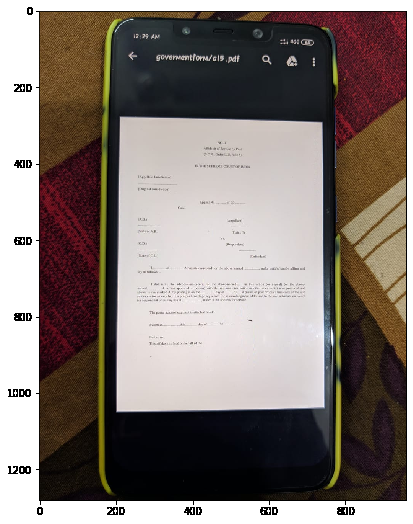
#> input picture app/test.png, 413 x 524 px
$ jupyter execute Untitled.ipynb   (shell and % lines are left out)
#> lines starting #> are read from the running program, lines starting #| are printed output that depends on the picture; after the words box and inside, x2 and y2 are one past the last pixel; in counts of white or black regions, pixels touching at a corner belong together
[cell 1]
import sys
import numpy as np
import pandas as pd
import matplotlib.pyplot as plt
import cv2

SMALL_HEIGHT = 800

def implt(img, cmp=None, t=''):
    """Show image using plt."""
    plt.imshow(img, cmap=cmp)
    plt.title(t)
    plt.show()


def resize(img, height=SMALL_HEIGHT, allways=False):
    """Resize image to given height."""
    if (img.shape[0] > height or allways):
        rat = height / img.shape[0]
        return cv2.resize(img, (int(rat * img.shape[1]), height))

    return img


def ratio(img, height=SMALL_HEIGHT):
    """Getting scale ratio."""
    return img.shape[0] / height

plt.rcParams['figure.figsize'] = (9.0, 9.0)

[cell 2]
IMG = "test.png"    # Image name/number
print(type(IMG))

[cell 3]
# Loading images and ploting it (converting to RGB from BGR)
image = cv2.cvtColor(cv2.imread("%s" % IMG), cv2.COLOR_BGR2RGB)
print(type(image))
#| <class 'numpy.ndarray'>
plt.imshow(image)

[cell 4]
def edges_det(img, min_val, max_val):
    """ Preprocessing (gray, thresh, filter, border) + Canny edge detection """
#> called with min_val = 200, max_val = 250
    img = cv2.cvtColor(resize(img), cv2.COLOR_BGR2GRAY)

    # Applying blur and threshold
    img = cv2.bilateralFilter(img, 9, 75, 75)
    img = cv2.adaptiveThreshold(img, 255, cv2.ADAPTIVE_THRESH_GAUSSIAN_C, cv2.THRESH_BINARY, 115, 4)
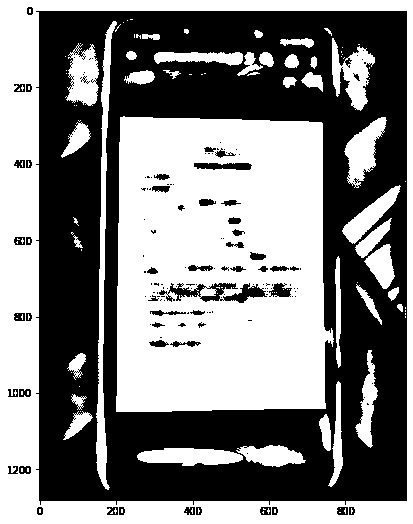
#> img: shape (524, 413); 51.1% white; 141 black regions (88 under 20 px), largest, box (x1, y1, x2, y2) and area: (36, 11, 407, 505) 101395, (159, 283, 267, 303) 975, (194, 163, 252, 170) 332
    implt(img, 'gray', 'Adaptive Threshold')

    # Median blur replace center pixel by median of pixels under kelner
    # => removes thin details
    img = cv2.medianBlur(img, 11)
#> img: shape (524, 413); 51.1% white; 31 black regions (13 under 20 px), largest, box (x1, y1, x2, y2) and area: (39, 11, 407, 501) 104334, (231, 285, 264, 302) 327, (172, 286, 201, 297) 229

    # Add black border - detection of border touching pages
    # Contour can't touch side of image
    img = cv2.copyMakeBorder(img, 5, 5, 5, 5, cv2.BORDER_CONSTANT, value=[0, 0, 0])
#> img: shape (534, 423); 48.9% white; 26 white regions, largest, box (x1, y1, x2, y2) and area: (121, 122, 342, 417) 58814, (5, 5, 418, 529) 35939, (348, 192, 404, 293) 2520
    implt(img, 'gray', 'Median Blur + Border')

    return cv2.Canny(img, min_val, max_val)
#> returned value: shape (534, 423); 3.6% white in thin lines or dots

[cell 5]
# Edge detection ()
edges_image = edges_det(image, 200, 250)

# Close gaps between edges (double page clouse => rectangle kernel)
edges_image = cv2.morphologyEx(edges_image, cv2.MORPH_CLOSE, np.ones((5, 11)))
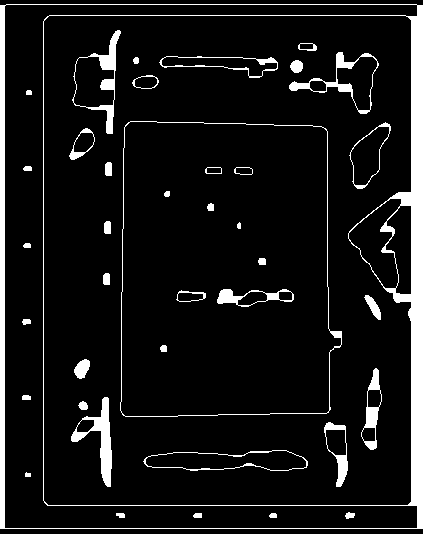
#> edges_image: shape (534, 423); 8.9% white; 40 white regions
implt(edges_image, 'gray', 'Edges')

[cell 6]
def four_corners_sort(pts):
    """ Sort corners: top-left, bot-left, bot-right, top-right"""
    diff = np.diff(pts, axis=1)
    summ = pts.sum(axis=1)
    return np.array([pts[np.argmin(summ)],
                     pts[np.argmax(diff)],
                     pts[np.argmax(summ)],
                     pts[np.argmin(diff)]])


def contour_offset(cnt, offset):
    """ Offset contour because of 5px border """
    cnt += offset
    cnt[cnt < 0] = 0
    return cnt


def find_page_contours(edges, img):
    """ Finding corner points of page contour """
    # Getting contours
    contours, hierarchy = cv2.findContours(edges, cv2.RETR_TREE, cv2.CHAIN_APPROX_SIMPLE)
#> contours = 63 contours, 3 with area under 20; largest, box (x1, y1, x2, y2) and area: (0, 4, 423, 529) 221117, (43, 15, 412, 506) 175813, (120, 121, 342, 417) 60094, (120, 121, 342, 417) 60022, (4, 4, 418, 529) 33182

    # Finding biggest rectangle otherwise return original corners
    height = edges.shape[0]
#> height = 534
    width = edges.shape[1]
#> width = 423
    MIN_COUNTOUR_AREA = height * width * 0.5
#> MIN_COUNTOUR_AREA = 112941
    MAX_COUNTOUR_AREA = (width - 10) * (height - 10)
#> MAX_COUNTOUR_AREA = 216412

    max_area = MIN_COUNTOUR_AREA
#> max_area = 112941
    page_contour = np.array([[0, 0],
                            [0, height-5],
                            [width-5, height-5],
                            [width-5, 0]])
#> page_contour = [[0, 0], [0, 529], [418, 529], [418, 0]]

    for cnt in contours:
        perimeter = cv2.arcLength(cnt, True)
        approx = cv2.approxPolyDP(cnt, 0.03 * perimeter, True)

        # Page has 4 corners and it is convex
        if (len(approx) == 4 and
                cv2.isContourConvex(approx) and
                max_area < cv2.contourArea(approx) < MAX_COUNTOUR_AREA):

            max_area = cv2.contourArea(approx)
            page_contour = approx[:, 0]
#> this loop made 63 passes
#> perimeter on passes 2, 3, 4, 7, 8, 9, 10, 11, 13, 14, 15, 16: 228, 278.4, 1785.6, 159.8, 86.38, 28.14, 258.2, 53.21, 51.31, 59.31, 56.28, 64.77
#> (perimeter, approx) on passes 1, 5, 6, 12, 24, 25: (1890.8, [[0, 5], [0, 528], [422, 528], [422, 5]]), (355.3, [[307, 465], [286, 450], [143, 461]]), (353, [[306, 466], [145, 459], [286, 450]]), (182.3, [[376, 368], [361, 432], [370, 449], [381, 401]]), (1011.7, [[128, 122], [122, 414], [328, 412], [326, 129]]), (1005.6, [[130, 121], [327, 131], [326, 413], [121, 412]])
#> after the loop, max_area = 112941

    # Sort corners and offset them
    page_contour = four_corners_sort(page_contour)
#> in four_corners_sort, `diff = np.diff(pts, axis=1)`: diff = [0, 529, 111, -418]
#> in four_corners_sort, `summ = pts.sum(axis=1)`: summ = [0, 529, 947, 418]
    return contour_offset(page_contour, (-5, -5))
#> in contour_offset, `cnt += offset`: cnt = [[-5, -5], [-5, 524], [413, 524], [413, -5]]

[cell 7]
page_contour = find_page_contours(edges_image, resize(image))
#> page_contour = [[0, 0], [0, 524], [413, 524], [413, 0]]
print("PAGE CONTOUR:")
print(page_contour)
#| [[  0   0]
#|  [  0 524]
#|  [413 524]
#|  [413   0]]
implt(cv2.drawContours(resize(image), [page_contour], -1, (0, 255, 0), 3))


# Recalculate to original scale
page_contour = page_contour.dot(ratio(image))
#> page_contour = [[0, 0], [0, 343.2], [270.5, 343.2], [270.5, 0]]

[cell 8]
def persp_transform(img, s_points):
    """ Transform perspective from start points to target points """
    # Euclidean distance - calculate maximum height and width
    height = max(np.linalg.norm(s_points[0] - s_points[1]),
                 np.linalg.norm(s_points[2] - s_points[3]))
#> height = 343.2
    width = max(np.linalg.norm(s_points[1] - s_points[2]),
                 np.linalg.norm(s_points[3] - s_points[0]))
#> width = 270.5

    # Create target points
    t_points = np.array([[0, 0],
                        [0, height],
                        [width, height],
                        [width, 0]], np.float32)
#> t_points = [[0, 0], [0, 343.2], [270.5, 343.2], [270.5, 0]]

    # getPerspectiveTransform() needs float32
    if s_points.dtype != np.float32:
        s_points = s_points.astype(np.float32)
#> s_points = [[0, 0], [0, 343.2], [270.5, 343.2], [270.5, 0]]

    M = cv2.getPerspectiveTransform(s_points, t_points)
#> M = [[1, 0, 0], [0, 1, 0], [0, 0, 1]]
    return cv2.warpPerspective(img, M, (int(width), int(height)))
#> returned value: shape (343, 270, 3)


newImage = persp_transform(image, page_contour)
implt(newImage, t='Result')
# Saving the result. Yay! (don't forget to convert colors bact to BGR)
cv2.imwrite("resultImage.jpg", cv2.cvtColor(newImage, cv2.COLOR_BGR2RGB))
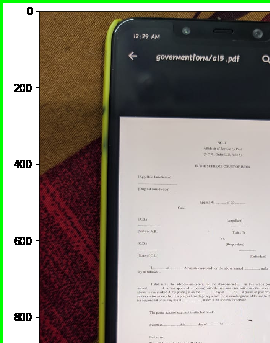
#> saved as resultImage.jpg: shape (343, 270, 3); mean B, G, R 129.7, 139.4, 144.8
#> Out = True

[cell 9]
# import the necessary packages
from imutils.perspective import four_point_transform
from imutils import contours
import numpy as np
import argparse
import imutils
import cv2


# define the answer key which maps the question number
# to the correct answer
ANSWER_KEY = {0: 1, 1: 4, 2: 0, 3: 3, 4: 1}

# load the image, convert it to grayscale, blur it
# slightly, then find edges
image = cv2.imread("test.png")
#> image is the input picture: shape (524, 413, 3); mean B, G, R 116.3, 121.3, 131.8
#print(image)
gray = cv2.cvtColor(image, cv2.COLOR_BGR2GRAY)
blurred = cv2.GaussianBlur(gray, (5, 5), 0)
edged = cv2.Canny(blurred, 75, 200)
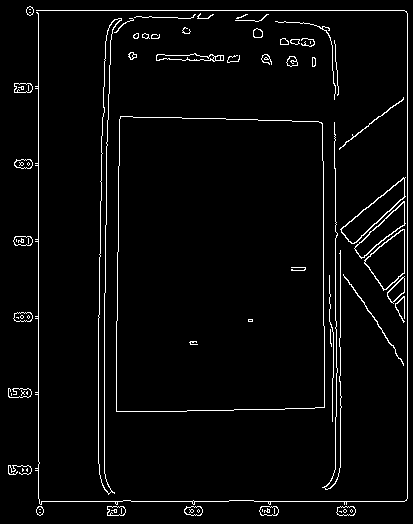
#> edged: shape (524, 413); 3.5% white in thin lines or dots
#print(type(edged))
# find contours in the edge map, then initialize
# the contour that corresponds to the document
cnts = cv2.findContours(edged.copy(), cv2.RETR_EXTERNAL,
	cv2.CHAIN_APPROX_SIMPLE)
#> cnts = 52 contours, 24 with area under 20; largest, box (x1, y1, x2, y2) and area: (116, 116, 325, 412) 59912, (98, 18, 122, 495) 2618, (364, 229, 405, 291) 1428, (340, 177, 406, 244) 1366, (354, 201, 406, 259) 936
cnts = imutils.grab_contours(cnts)

docCnt = None

# ensure that at least one contour was found
if len(cnts) > 0:
	# sort the contours according to their size in
	# descending order
	cnts = sorted(cnts, key=cv2.contourArea, reverse=True)

	# loop over the sorted contours
	for c in cnts:
		# approximate the contour
		peri = cv2.arcLength(c, True)
		approx = cv2.approxPolyDP(c, 0.02 * peri, True)
		# if our approximated contour has four points,
		# then we can assume we have found the paper
		if len(approx) == 4:
			docCnt = approx
			break
#> this loop made 1 pass
#> (peri, docCnt) on pass 1: (996, [[120, 116], [116, 411], [324, 407], [322, 123]])

# apply a four point perspective transform to both the
# original image and grayscale image to obtain a top-down
# birds eye view of the paper
implt(image)
paper = four_point_transform(image, docCnt.reshape(4, 2))
warped = four_point_transform(gray, docCnt.reshape(4, 2))
implt(paper)
cv2.imwrite("resultImage.jpg", cv2.cvtColor(paper, cv2.COLOR_BGR2RGB))
#> Out = True

[cell 10]
import numpy as np
import cv2 as cv
img = cv.imread('resultImage.jpg',0)
#> img: shape (295, 208); min 85, max 250, mean 211.6
ret,thresh = cv.threshold(img,127,255,0)
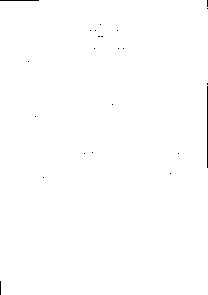
#> thresh: shape (295, 208); 99.7% white; black in thin lines or dots
contours,hierarchy = cv.findContours(thresh, 1, 2)
#> contours = 18 contours, 17 with area under 20; largest, box (x1, y1, x2, y2) and area: (0, 0, 208, 295) 60714

cnt = contours[0]
#> cnt = [[42, 177], [43, 176], [44, 177], [43, 178]]
M = cv.moments(cnt)
#> M = moments, m00 2, centre m10/m00, m01/m00 = (43, 177)
print( M )
#> (printed output is left out)
x,y,w,h = cv.boundingRect(cnt)
#> x = 42; y = 176; w = 3; h = 3
cv.rectangle(img,(x,y),(x+w,y+h),(0,255,0),2)
#> img: shape (295, 208); min 0, max 250, mean 211.5
print(h,w)
#| 3 3

[cell 11]
import cv2
import numpy as np

img = cv2.imread('resultImage.jpg')
#> img: shape (295, 208, 3)
gray = cv2.cvtColor(img,cv2.COLOR_BGR2GRAY)
#> gray: shape (295, 208)
edges = cv2.Canny(gray,50,150,apertureSize = 3)
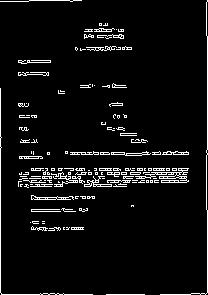
#> edges: shape (295, 208); 5.7% white in thin lines or dots
minLineLength = 100
maxLineGap = 10
lines = cv2.HoughLinesP(edges,1,np.pi/180,100,minLineLength,maxLineGap)
#> lines = 13 rows, first 6: [0, 136, 0, 88], [207, 149, 207, 36], [1, 294, 39, 294], [0, 292, 0, 148], [99, 168, 111, 168], [107, 174, 119, 174]
for x1,y1,x2,y2 in lines[0]:
    cv2.line(img,(x1,y1),(x2,y2),(0,255,0),2)
#> this loop made 1 pass
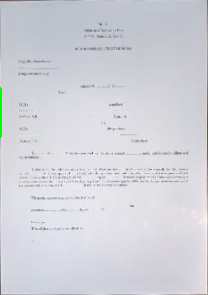
#> img: shape (295, 208, 3); mean B, G, R 217.8, 211.2, 209.8
implt(img)
cv2.imwrite('contour.jpg',img)
#> Out = True

[cell 12]
# [load_image]
argv="test2.png"
    # Check number of arguments
print(len(argv))
if len(argv) < 1:
    print ('Not enough parameters')
    print ('Usage:\nmorph_lines_detection.py < path_to_image >')

 # Load the image
src = cv2.imread(argv, cv2.IMREAD_COLOR)
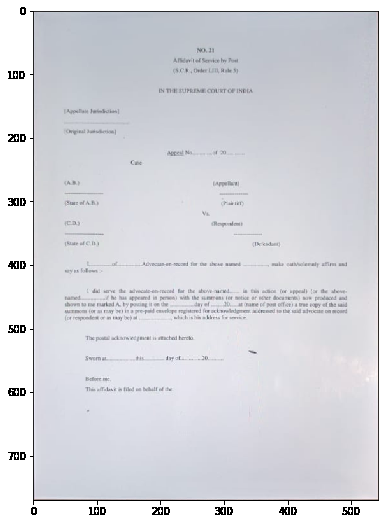
#> input picture app/test2.png, 385 x 524 px
#> src is the input picture: shape (524, 385, 3); mean B, G, R 221.3, 215.2, 214.2
 # Check if image is loaded fine
if src is None:
    print ('Error opening image: ' + argv[0])
# Show source image
plt.imshow(src)
 # [load_image]
    # [gray]
    # Transform source image to gray if it is not already

[cell 13]
if len(src.shape) != 2:
    gray = cv2.cvtColor(src, cv2.COLOR_BGR2GRAY)
#> gray: shape (524, 385)
else:
    gray = src
    # Show gray image
plt.imshow(gray)

[cell 14]
 # [gray]
    # [bin]
    # Apply adaptiveThreshold at the bitwise_not of gray, notice the ~ symbol
gray = cv2.bitwise_not(gray)
bw = cv2.adaptiveThreshold(gray, 255, cv2.ADAPTIVE_THRESH_MEAN_C, \
                                cv2.THRESH_BINARY, 15, -2)
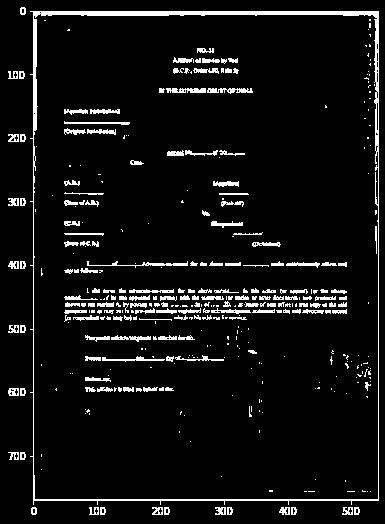
#> bw: shape (524, 385); 6.7% white; 371 white regions (211 under 20 px), largest, box (x1, y1, x2, y2) and area: (30, 11, 379, 505) 4015, (87, 261, 188, 268) 212, (207, 88, 253, 94) 172
    # Show binary image
plt.imshow(bw)

[cell 15]
ret, thresh = cv2.threshold(bw, 80, 255, cv2.THRESH_BINARY_INV)
plt.imshow(thresh)

contours, hierarchy = cv2.findContours(thresh, cv2.RETR_EXTERNAL, cv2.CHAIN_APPROX_SIMPLE)
#> contours = [[[0, 0], [0, 523], [384, 523], [384, 0]]]
print('Number of lines:', len(contours))
#| Number of lines: 1
img = cv2.drawContours(bw, contours, -1, (0,255,0), 3)
plt.imshow(img)
cv2.imwrite('gray1.png',img)
#> Out = True

[cell 16]
import cv2 as cv
# [bin]
    # [init]
    # Create the images that will use to extract the horizontal and vertical lines
horizontal = np.copy(bw)


#plt.imshow(horizontal)

vertical = np.copy(bw)
    # [init]
    # [horiz]
    # Specify size on horizontal axis
cols = horizontal.shape[1]
#> cols = 385
horizontal_size = cols // 30
#> horizontal_size = 12
    # Create structure element for extracting horizontal lines through morphology operations
horizontalStructure = cv.getStructuringElement(cv.MORPH_RECT, (horizontal_size, 1))
    # Apply morphology operations
horizontal = cv.erode(horizontal, horizontalStructure)
#> horizontal: shape (524, 385); 1.8% white; 90 white regions (60 under 20 px), largest, box (x1, y1, x2, y2) and area: (36, 11, 374, 16) 1403, (39, 499, 374, 501) 670, (70, 122, 125, 124) 110

plt.imshow(horizontal)

horizontal = cv.dilate(horizontal, horizontalStructure)
#> horizontal: shape (524, 385); 2.7% white; 85 white regions (33 under 20 px), largest, box (x1, y1, x2, y2) and area: (31, 11, 380, 16) 1469, (34, 499, 380, 501) 692, (65, 122, 131, 124) 132
print(horizontal)
#> (printed output is left out)
plt.imshow(horizontal)
cv2.imwrite('hor.png',horizontal)
#> Out = True

[cell 17]
import cv2
import numpy as np
from functools import reduce

def Average(lst):
    return reduce(lambda a, b: a + b, lst) / len(lst)

img = cv2.imread('hor.png')

gray = cv2.cvtColor(img,cv2.COLOR_BGR2GRAY)
plt.imshow(img)
edges = cv2.Canny(gray,50,150,apertureSize = 3)
#> edges: shape (524, 385); 2.1% white in thin lines or dots, all inside (x1, y1, x2, y2) = (30, 10, 380, 501)
minLineLength = 1
maxLineGap = 0
lines = cv2.HoughLinesP(edges,1,np.pi/180,100,minLineLength,maxLineGap)
#> lines = [[35, 498, 378, 498], [31, 10, 378, 10], [171, 14, 342, 14], [158, 309, 176, 309], [152, 265, 188, 265], [260, 309, 275, 309], [104, 358, 165, 358], [87, 15, 140, 15], [316, 296, 333, 296], [180, 309, 201, 309]]


x1list=[]
x2list=[]
diff=[]
for i in range(0,len(lines)):
    for x1,y1,x2,y2 in lines[i]:
        cv2.line(img,(x1,y1),(x2,y2),(0,255,0),2)
        x1list.append(x1)
        x2list.append(x2)
        diff.append(x2-x1)
#> this loop made 10 passes
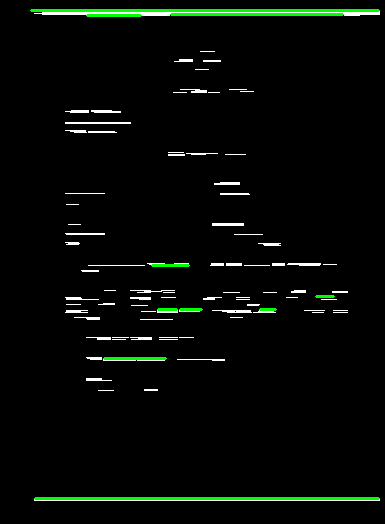
#> img: shape (524, 385, 3); mean B, G, R 5.1, 9.3, 5.1
#> after the loop, diff = [343, 347, 171, 18, 36, 15, 61, 53, 17, 21]; x1list = [35, 31, 171, 158, 152, 260, 104, 87, 316, 180]; x2list = [378, 378, 342, 176, 188, 275, 165, 140, 333, 201]
plt.imshow(img)
avg=Average(diff)
#> avg = 108.2

countdiff=[]
diffindiff=[]
for x in diff:
    countdiff.append(diff.count(x))
#> this loop made 10 passes
#> x on passes 1 to 10: 343, 347, 171, 18, 36, 15, 61, 53, 17, 21
#> after the loop, countdiff = [1, 1, 1, 1, 1, 1, 1, 1, 1, 1]

for x in range(len(diff)-1):
    diffindiff.append(abs(diff[x+1]-diff[x]))
#> this loop made 9 passes
#> after the loop, diffindiff = [4, 176, 153, 18, 21, 46, 8, 36, 4]

diffindiff.sort()


cv2.imwrite('houghlines5.jpg',img)
count=0
for x in countdiff:
    if x>2:
        count=count+1
#> after the loop, count = 0
if count>0:
    print("Above image is of a form")
elif min(diffindiff)<10:
    print("Above image is of a form")
else:
    print("Not a form")
